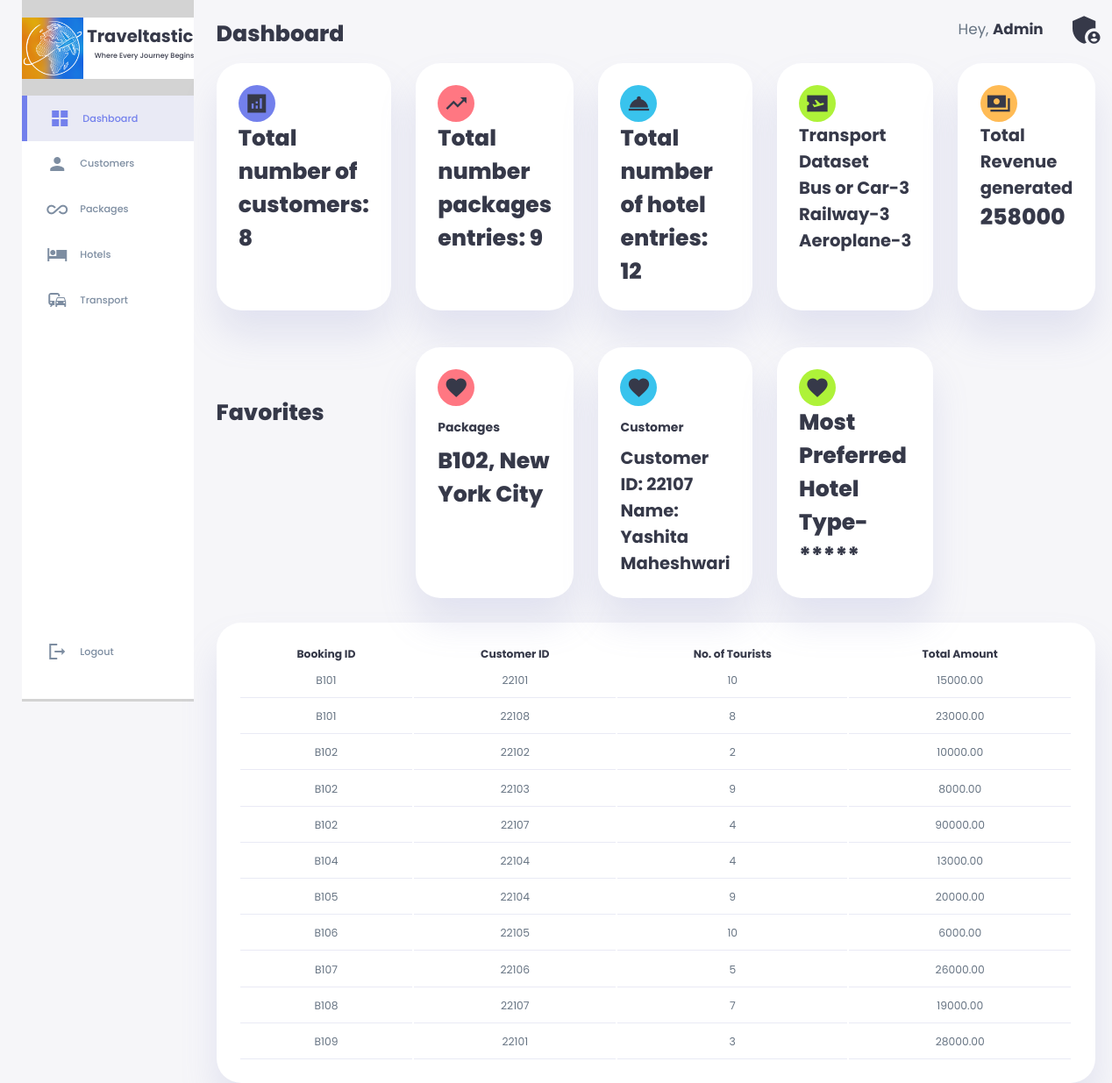
/Admin/dashboard.php, run on the app's committed database.
### tables this page shows
create table BookingPackage(BookingId VARCHAR(20) PRIMARY KEY ,StartDt DATE,EndDt DATE,TypeOfTrip ENUM("Business","Family","Religious"),Location VARCHAR(50),Price DOUBLE(10,2));

create table Books( BId varchar(20) ,Cid int , primary key (BId,Cid),
foreign key (BId) references BookingPackage(BookingId) ON delete cascade,foreign key (Cid) references CustomerDetails(Cid) ON delete cascade, no_of_tourists int,total_amt double(10,2));

### Admin/dashboard.php (the view, shortened to what this page needs)
<!DOCTYPE html>
<html lang="en">
<head>
    <link rel="stylesheet" href="./style.css">
</head>
<body>
    <div class="container">
        <aside>
            <div class="logo">
                <img src="Where Every Journey Beginslogo1.png">
                <h2>Traveltastic</h2>
                <h3>Where Every Journey Begins</h3>
            </div>
            <div class="sidebar">
                <a href="dashboard.php" class="active">
                    <span class="material-icons-sharp">grid_view</span>
                    <h3>Dashboard</h3>
                </a>
                <a href="customer.php">
                    <span class="material-icons-sharp">person</span>
                    <h3>Customers</h3>
                </a>
                <a href="package.php">
                    <span class="material-icons-sharp">all_inclusive</span>
                    <h3>Packages</h3>
                </a>
                <a href="hotel.php">
                    <span class="material-icons-sharp">hotel</span>
                    <h3>Hotels</h3>
                </a>
                <a href="transport.php">
                    <span class="material-icons-sharp">commute</span>
                    <h3>Transport</h3>
                </a>
                <a href="#">
                    <span class="material-icons-sharp">logout</span>
                    <h3>Logout</h3>
                </a>
            </div>
        </aside>
        <main>
            <h1>Dashboard</h1>
            <div class="cards">
                <?php
                $servername = "localhost";
                $username = "root";
                $password = "";
                $dbname = "tourismmanagementcompany";
                $conn = new mysqli($servername, $username, $password, $dbname);
                $sql_customers = "SELECT COUNT(*) AS total_customers FROM CustomerDetails";
                $result_customers = $conn->query($sql_customers);
                $sql_total_package = "SELECT COUNT(*) AS total_package FROM bookingpackage";
                $result_total_package = $conn->query($sql_total_package);
                $sql_hotels = "SELECT COUNT(*) AS total_hotels FROM Hotel";
                $result_hotels = $conn->query($sql_hotels);
                $sql_mode_count = "SELECT Tmode, COUNT(*) AS mode_count FROM Transport GROUP BY Tmode";
                $result_mode_count = $conn->query($sql_mode_count);
                $sql_total_amt = "SELECT total_amt FROM Books";
                $result_total_amt = $conn->query($sql_total_amt);
                $sql_max_booked_package = "SELECT bp.BookingId, bp.Location, COUNT(*) AS booking_count
FROM BookingPackage bp
INNER JOIN Books b ON bp.BookingId = b.BId
GROUP BY bp.BookingId
ORDER BY booking_count DESC
LIMIT 1";
                $result_max_booked_package = $conn->query($sql_max_booked_package);
                $hotelquery = "SELECT Hrating
          FROM Hotel
          GROUP BY Hrating
          ORDER BY COUNT(Hid) DESC
          LIMIT 1";
                $hotelresult = $conn->query($hotelquery);
                $favourite_customer_query = "SELECT COUNT(books.Cid) AS freq, customerdetails.Cname, customerdetails.Cphno, books.Cid
          FROM customerdetails
          INNER JOIN books ON customerdetails.Cid = books.Cid
          GROUP BY books.Cid
          ORDER BY freq DESC
          LIMIT 1";
                $favourite_customer_result = $conn->query($favourite_customer_query);
                ?>
                <div class="cust_sales">
                    <span class="material-icons-sharp">analytics</span>
                    <div class="middle">
                        <div class="left">
                            <?php
                            if ($result_customers->num_rows > 0) {
                                while ($row = $result_customers->fetch_assoc()) {
                            ?>
                                    <h1>
                                        <?php echo "Total number of customers: " . $row["total_customers"] . "<br>";
                                        ?>
                                    </h1>
                            <?php
                                }
                            } else {
                                echo "0 results";
                            }
                            ?>
                        </div>
                    </div>
                </div>
                <div class="Tours_sales">
                    <span class="material-icons-sharp">trending_up</span>
                    <div class="middle">
                        <div class="left">
                            <?php
                            if ($result_total_package->num_rows > 0) {
                                while ($row = $result_total_package->fetch_assoc()) {
                            ?>
                                    <h1>
                                        <?php
                                        echo "Total number packages entries: "                             . $row["total_package"] . "<br>";
                                        ?>
                                    </h1>
                            <?php
                                }
                            } else {
                                echo "0 results";
                            }
                            ?>
                        </div>
                    </div>
                </div>
                <div class="hotels">
                    <span class="material-icons-sharp">room_service</span>
                    <div class="middle">
                        <div class="left">
                            <?php
                            if ($result_hotels->num_rows > 0) {
                                while ($row = $result_hotels->fetch_assoc()) {
                            ?>
                                    <h1>
                                        <?php
                                        echo "Total number of hotel entries: " . $row["total_hotels"] . "<br>";
                                        ?>
                                    </h1>
                            <?php
                                }
                            } else {
                                echo "0 results";
                            }
                            ?>
                        </div>
                    </div>
                </div>
                <div class="transport">
                    <span class="material-icons-sharp">airplane_ticket</span>
                    <div class="middle">
                        <div class="left">
                            <h2>Transport Dataset</h2>
                            <div class="left">
                                <?php
                                if ($result_mode_count->num_rows > 0) {
                                    while ($row_mode_count = $result_mode_count->fetch_assoc()) {
                                ?>
                                        <h2>
                                            <?php
                                            echo  $row_mode_count["Tmode"] . "-" . $row_mode_count["mode_count"] . "<br>";
                                            ?>
                                        </h2>
                                <?php
                                    }
                                } else {
                                    echo "No records  <br>";
                                } ?>
                            </div>
                        </div>
                    </div>
                </div>
                <div class="revenue">
                    <span class="material-icons-sharp">payments</span>
                    <div class="middle">
                        <div class="left">
                            <h2>Total Revenue generated</h2>
                            <?php
                            if ($result_total_amt->num_rows > 0) {
                                $totalSum = 0;
                                while ($row_total_amt = $result_total_amt->fetch_assoc()) {
                                    $totalSum += $row_total_amt["total_amt"];
                                }
                            ?><h1><?php
                                    echo  $totalSum . "<br>";
                                    ?></h1><?php
                                        } else {
                                            echo "No records found for total_amt <br>";
                                        }
                                            ?>
                        </div>
                    </div>
                </div>
                <h1>Favorites</h1>
                <div class="Tours_sales">
                    <span class="material-icons-sharp">favorite</span>
                    <div class="middle">
                        <div class="left">
                            <h3>Packages</h3>
                            <?php
                            if ($result_max_booked_package->num_rows > 0) {
                                $row_max_booked_package = $result_max_booked_package->fetch_assoc();
                                $max_booked_package_id = $row_max_booked_package["BookingId"];
                                $max_booked_package_location = $row_max_booked_package["Location"];
                            ?><h1><?php
                                    echo " $max_booked_package_id, $max_booked_package_location <br>";
                                    ?></h1><?php
                                        } else {
                                            echo "No records <br>";
                                        }
                                            ?>
                        </div>
                    </div>
                </div>
                <div class="hotels">
                    <span class="material-icons-sharp">favorite</span>
                    <div class="middle">
                        <div class="left">
                            <h3>Customer</h3>
                            <?php
                            if ($favourite_customer_result->num_rows > 0) {
                                while ($row = $favourite_customer_result->fetch_assoc()) {
                            ?>
                                    <h2>
                                        <?php
                                        echo "Customer ID: " . $row["Cid"] . "<br>";
                                        ?>
                                    </h2>
                                    <h2>
                                        <?php echo             "Name: " . $row["Cname"] . "<br>";
                                        ?></h2><?php
                                            }
                                        } else {
                                            echo "0 results";
                                        } ?>
                        </div>
                    </div>
                </div>
                <div class="transport">
                    <span class="material-icons-sharp">favorite</span>
                    <div class="middle">
                        <div class="left">
                            <h1>Most Preferred Hotel Type-</h1>
                            <?php
                            if ($hotelresult->num_rows > 0) {
                                while ($row = $hotelresult->fetch_assoc()) {
                            ?>
                                    <h1>
                                        <?php
                                        echo  $row["Hrating"];
                                        ?>
                                    </h1>
                            <?php
                                }
                            } else {
                                echo "0 results";
                            } ?>
                        </div>
                    </div>
                </div>
            </div>
            <div id="bookingDetails" class="recentorder">
                <?php
                $host = "localhost";
                $username = "root";
                $password = "";
                $database = "tourismmanagementcompany";
                $conn = mysqli_connect($host, $username, $password, $database);
                $sql = "SELECT * FROM Books";
                $result = mysqli_query($conn, $sql);
                if (mysqli_num_rows($result) > 0) {
                    echo "<table>";
                    echo "<tr><th>Booking ID</th><th>Customer ID</th><th>No. of Tourists</th><th>Total Amount</th></tr>";
                    while ($row = mysqli_fetch_assoc($result)) {
                        echo "<tr>";
                        echo "<td>" . $row['BId'] . "</td>";
                        echo "<td>" . $row['Cid'] . "</td>";
                        echo "<td>" . $row['no_of_tourists'] . "</td>";
                        echo "<td>" . $row['total_amt'] . "</td>";
                        echo "</tr>";
                    }
                    echo "</table>";
                } else {
                    echo "No booking details found.";
                }
                ?>
            </div>
        </main>
        <div class="right">
            <div class="top">
                <div class="profile">
                    <div class="info">
                        <p>Hey, <b>Admin</b></p>
                    </div>
                    <div class="profile-icon">
                        <span class="material-icons-sharp">admin_panel_settings</span>
                    </div>
                </div>
            </div>
        </div>
    </div>
</body>
</html>

### data on the page
bookingpackage: BookingId "B102", Location "New York City"
books: BId "B101", Cid "22101", no_of_tourists "10", total_amt "15000.00"
books: BId "B101", Cid "22108", no_of_tourists "8", total_amt "23000.00"
books: BId "B102", Cid "22102", no_of_tourists "2", total_amt "10000.00"
books: BId "B102", Cid "22103", no_of_tourists "9", total_amt "8000.00"
books: BId "B102", Cid "22107", no_of_tourists "4", total_amt "90000.00"
books: BId "B104", Cid "22104", no_of_tourists "4", total_amt "13000.00"
books: BId "B105", Cid "22104", no_of_tourists "9", total_amt "20000.00"
books: BId "B106", Cid "22105", no_of_tourists "10", total_amt "6000.00"
books: BId "B107", Cid "22106", no_of_tourists "5", total_amt "26000.00"
books: BId "B108", Cid "22107", no_of_tourists "7", total_amt "19000.00"
books: BId "B109", Cid "22101", no_of_tourists "3", total_amt "28000.00"

### other printed values
$row["total_customers"] "8"
$row["total_package"] "9"
$row["total_hotels"] "12"
$row_mode_count["Tmode"] "Bus or Car"
$row_mode_count["mode_count"] "3"
$row_mode_count["Tmode"] "Railway"
$row_mode_count["Tmode"] "Aeroplane"
$totalSum "258000"
$row["Cid"] "22107"
$row["Cname"] "Yashita Maheshwari"
$row["Hrating"] "*****"
